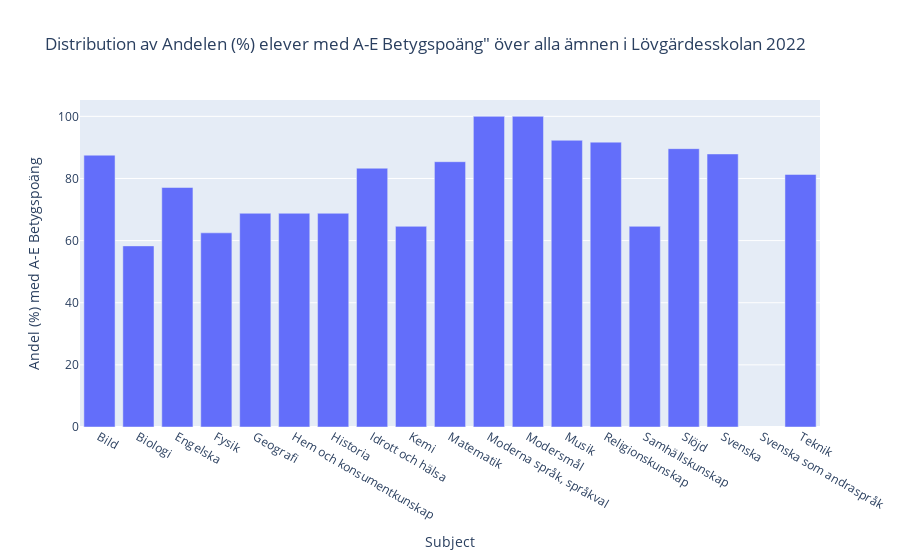

Notebook cell for this chart:
### Code cell
import pandas as pd
import plotly.express as px


#file path
__file_2__ = 'df_grades_per_subject_2022.xlsx'


subjects = ['Bild', 'Biologi', 'Engelska', 'Fysik', 'Geografi', 'Hem och konsumentkunskap', 'Historia', 'Idrott och hälsa', 'Kemi',
            'Matematik', 'Moderna språk, elevens val', 'Moderna språk, språkval', 'Modersmål', 'Musik', 'Religionskunskap', 'Samhällskunskap',
            'Slöjd', 'Svenska', 'Svenska som andraspråk', 'Teknik', 'Rapportbeskrivning och def.']  # sheet names
# this is to exclude the final sheet which is not a subject
xls = pd.ExcelFile(__file_2__)
sheet_names = xls.sheet_names[:-1] 

# Initialize the DataFrame to hold all subjects' data
all_subjects_df = pd.DataFrame()

# Iterate over each subject, load the data, and append to the all_subjects_df DataFrame
for subject in subjects:
    df_temp = pd.read_excel(__file_2__, sheet_name=subject, skiprows=10)
    df_temp = df_temp.iloc[24:25]  # Adjust this if necessary
    df_temp['Subject'] = subject  # Add a column to identify the subject
    all_subjects_df = pd.concat([all_subjects_df, df_temp], ignore_index=True)



# Ensure all_subjects_df is already prepared with the 'Subject' column
# and "Andel (%) med A-E Betygspoäng" column filled with relevant data

#import plotly.express as px

# Assuming 'Subject' is the column with subject names
# and 'Andel (%) med A-E' contains the percentage values
fig = px.bar(all_subjects_df, x='Subject', y='Andel (%) med A-E', 
             title='Distribution av Andelen (%) elever med A-E Betygspoäng" över alla ämnen i Lövgärdesskolan 2022')

fig.update_layout(xaxis_title='Subject', 
                  yaxis_title='Andel (%) med A-E Betygspoäng',
                  bargap=0.2)  # Adjust the gap between bars as needed

fig.show()

### Figure 1 — Plotly figure (JSON) as saved in the notebook; plotly's stock layout.template omitted (floating-point values rounded to 4 significant figures)
{"data": [{"alignmentgroup": "True", "hovertemplate": "Subject=%{x}<br>Andel (%) med A-E=%{y}<extra></extra>", "legendgroup": "", "marker": {"color": "#636efa", "pattern": {"shape": ""}}, "name": "", "offsetgroup": "", "orientation": "v", "showlegend": false, "textposition": "auto", "type": "bar", "x": ["Bild", "Biologi", "Engelska", "Fysik", "Geografi", "Hem och konsumentkunskap", "Historia", "Idrott och hälsa", "Kemi", "Matematik", "Moderna språk, språkval", "Modersmål", "Musik", "Religionskunskap", "Samhällskunskap", "Slöjd", "Svenska", "Svenska som andraspråk", "Teknik"], "xaxis": "x", "y": [87.5, 58.3, 77.1, 62.5, 68.8, 68.8, 68.8, 83.3, 64.6, 85.4, 100, 100, 92.3, 91.7, 64.6, 89.6, 87.9, "..", 81.3], "yaxis": "y"}], "layout": {"bargap": 0.2, "barmode": "relative", "legend": {"tracegroupgap": 0}, "title": {"text": "Distribution av Andelen (%) elever med A-E Betygspoäng\" över alla ämnen i Lövgärdesskolan 2022"}, "xaxis": {"anchor": "y", "domain": [0, 1], "title": {"text": "Subject"}}, "yaxis": {"anchor": "x", "domain": [0, 1], "title": {"text": "Andel (%) med A-E Betygspoäng"}}}}
